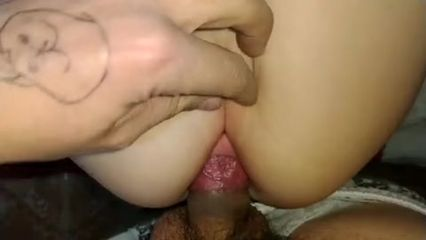
#> input picture thumb.jpg, 426 x 240 px
$ python -i thumbnail.py   (imports and definitions only)
#> lines starting #> are read from the running program, lines starting #| are printed output that depends on the picture
"""
Thumbnail generation service.

Generates 240x240 JPEG thumbnails with 80% quality (MEGA standard).
"""
from __future__ import annotations
import io
from pathlib import Path
from typing import Union, Optional, BinaryIO
from mediakit.image import OrientationFixer
from PIL import Image


class ThumbnailService:
    """
    Service for generating MEGA-compatible thumbnails.

    Specifications (from MEGA webclient):
    - Size: 240x240 pixels (square, cropped to center)
    - Format: JPEG
    - Quality: 80%

    Example:
        >>> service = ThumbnailService()
        >>> thumb_data = service.generate("photo.jpg")
        >>> # thumb_data is bytes of 240x240 JPEG
    """

    SIZE = (320, 320) # 240
    QUALITY = 80  # MEGA uses 0.80
    FORMAT = 'JPEG'
    def generate(
        self,
        source: Union[str, Path, bytes, BinaryIO],
        crop_center: bool = True
    ) -> bytes:
        """
        Generate a thumbnail from an image.

        Args:
            source: Image file path, bytes, or file-like object
            crop_center: If True, crop to center square before resize

        Returns:
            JPEG thumbnail bytes (240x240, 80% quality)
        """
        # Load image
        img = self._load_image(source)

        # Convert to RGB if necessary (for PNG with transparency, etc.)
        if img.mode in ('RGBA', 'LA', 'P'):
            background = Image.new('RGB', img.size, (255, 255, 255))
            if img.mode == 'P':
                img = img.convert('RGBA')
            background.paste(img, mask=img.split()[-1] if img.mode in ('RGBA', 'LA') else None)
            img = background
        elif img.mode != 'RGB':
            img = img.convert('RGB')

        # [6 lines of commented-out code are left out]


        """ w, h = img.size
        SIZE = self.SIZE[0]
        if w < h:
            new_w = SIZE
            new_h = int(h * SIZE / w)
        else:
            new_h = SIZE
            new_w = int(w * SIZE / h)

        img = img.resize((new_w, new_h), Image.Resampling.LANCZOS) """
        img = OrientationFixer().fix_pil_image(img)
        img.thumbnail(self.SIZE)
        output = io.BytesIO()
        img.save(output, format=self.FORMAT, quality=self.QUALITY, optimize=True)

        return output.getvalue()

    # [52 lines left out: function generate_from_video, not called in this run]

    def _load_image(
        self,
        source: Union[str, Path, bytes, BinaryIO]
    ) -> Image.Image:
        """Load image from various sources."""
        if isinstance(source, (str, Path)):
            return Image.open(source)
        elif isinstance(source, bytes):
            return Image.open(io.BytesIO(source))
        else:
            return Image.open(source)

    # [24 lines left out: functions _crop_center_square, is_image, is_video, not called in this run]

>>> import cv2
>>> picture = cv2.imread('../../../thumb.jpg', cv2.IMREAD_GRAYSCALE)
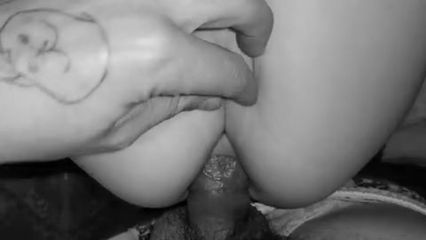
#> picture: shape (240, 426); min 0, max 228, mean 120
>>> result = ThumbnailService().generate(picture)
#> (the run stopped early here; a loop or call above may not have finished)
